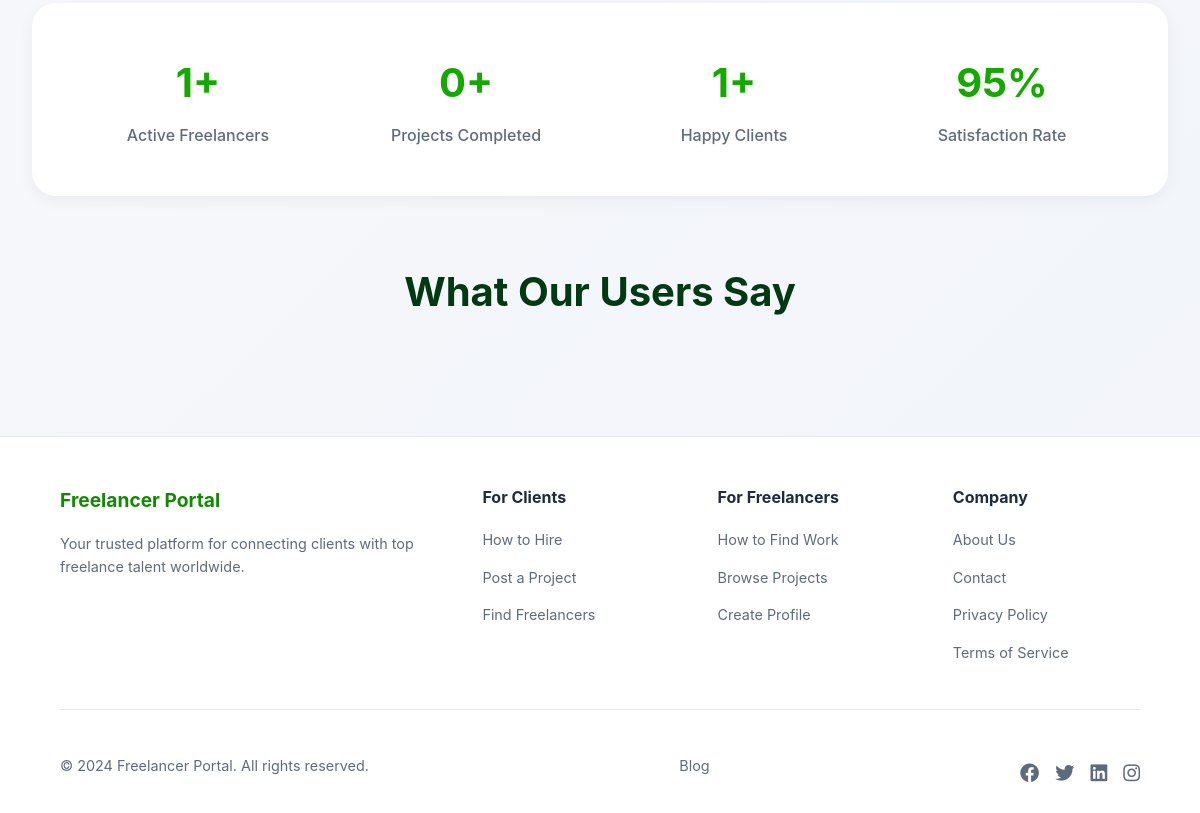
Before: / (lower part) with the older database file.
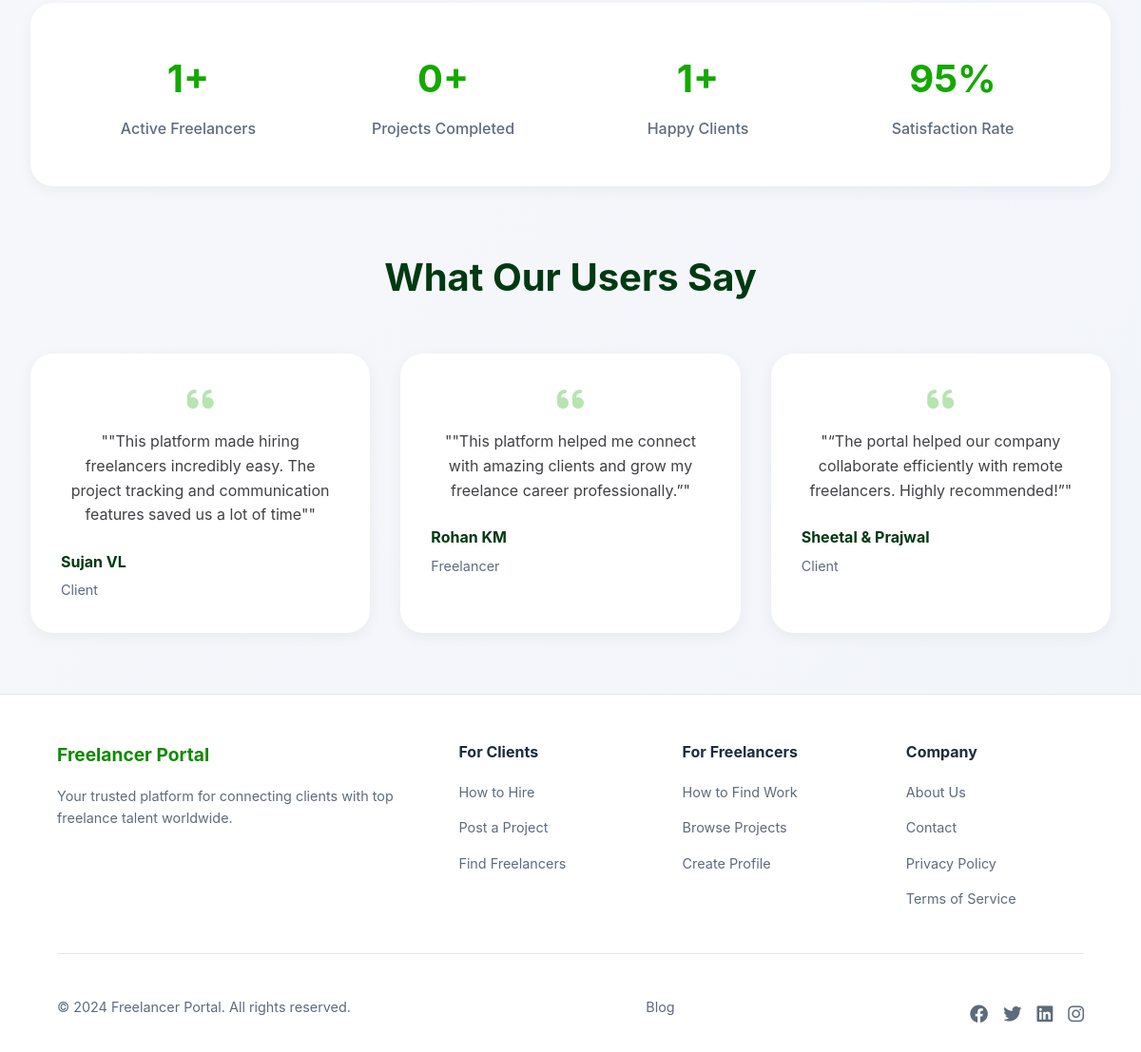
After: the same page with the newer database file.
### accounts/models.py (models this page shows, shortened)
class Testimonial(models.Model):
    ROLE_CHOICES = (
        ("Client", "Client"),
        ("Freelancer", "Freelancer"),
    )
    name = models.CharField(max_length=100)
    role = models.CharField(max_length=20, choices=ROLE_CHOICES)
    message = models.TextField()

### freelancer_portal/views.py (the view)
# urls.py: 2. Add a URL to urlpatterns:  path('', views.home, name='home')
def home(request):
    testimonials = Testimonial.objects.all()
    freelancers_count = User.objects.filter(role="freelancer").count()
    clients_count = User.objects.filter(role="client").count()
    projects_count = Project.objects.count()
    context = {
        "testimonials": testimonials,
        "total_count": freelancers_count,
        "clients_count": clients_count,
        "projects_count": projects_count,
    }
    if request.user.is_authenticated:
        context["role"] = request.user.role
    else:
        context["role"] = "public"
    return render(request, "home/index.html", context)

### templates/home/index.html (shortened to what this page needs)
{% load static %}
<!DOCTYPE html>
<html>
<head>
    <link rel="stylesheet"
    href="https://cdnjs.cloudflare.com/ajax/libs/font-awesome/6.0.0/css/all.min.css">
    <link rel="stylesheet" href="{% static 'home/home.css' %}">
</head>
<body>
{% include 'includes/header.html' %}
<main>
<section class="container">
<div class="stats-section">
  <div class="stat-item">
    <h3>{{ total_count }}+</h3>
    <p>Active Freelancers</p>
  </div>
  <div class="stat-item">
    <h3>{{ projects_count }}+</h3>
    <p>Projects Completed</p>
  </div>
  <div class="stat-item">
    <h3>{{ clients_count }}+</h3>
    <p>Happy Clients</p>
  </div>
  <div class="stat-item">
    <h3>95%</h3>
    <p>Satisfaction Rate</p>
  </div>
</div>
<div class="testimonials-section">
<h2>What Our Users Say</h2>
<div class="testimonials-grid">
    {% for testimonial in testimonials %}
    <div class="testimonial-card">
        <i class="fas fa-quote-left"></i>
        <p>"{{ testimonial.message }}"</p>
        <div class="testimonial-author">
            <strong>{{ testimonial.name }}</strong>
            <span>{{ testimonial.role }}</span>
        </div>
    </div>
    {% endfor %}
</div>
</div>
</section>
</main>
{% include 'includes/footer.html' %}
</body>
</html>

Changed rows visible on the page:
added Testimonial: message "\"This platform made hiring freelancers incredibly easy. The project tracking and communication features saved us a lot of time\"", name "Sujan VL", role "Client"
added Testimonial: message "\"This platform helped me connect with amazing clients and grow my freelance career professionally.”", name "Rohan KM", role "Freelancer"
added Testimonial: message "“The portal helped our company collaborate efficiently with remote freelancers. Highly recommended!”", name "Sheetal & Prajwal", role "Client"
